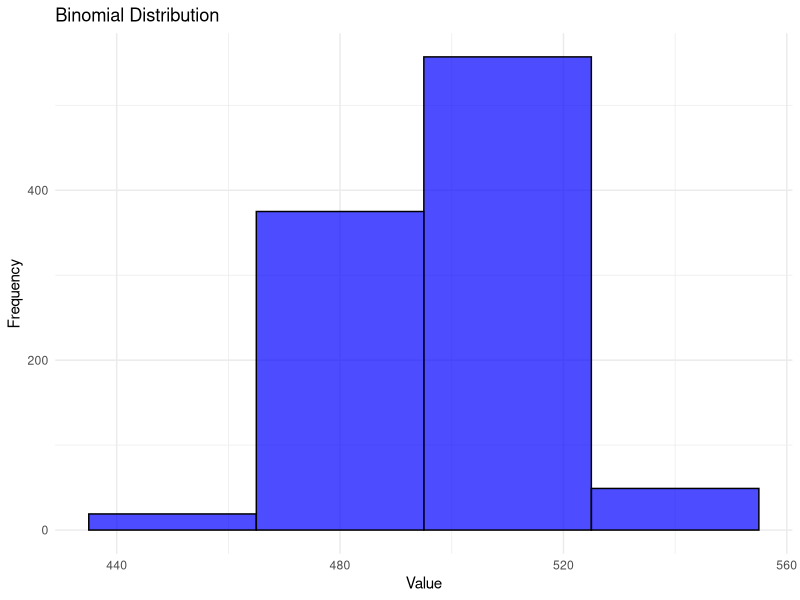
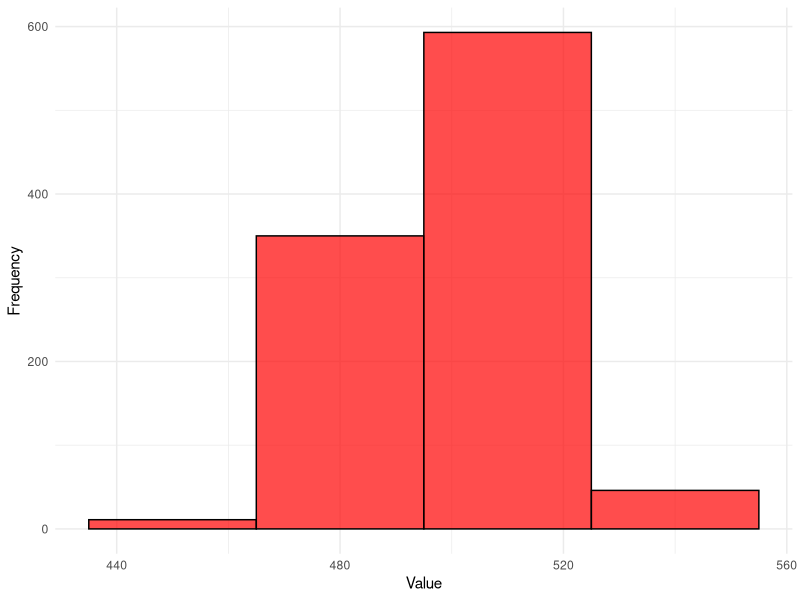
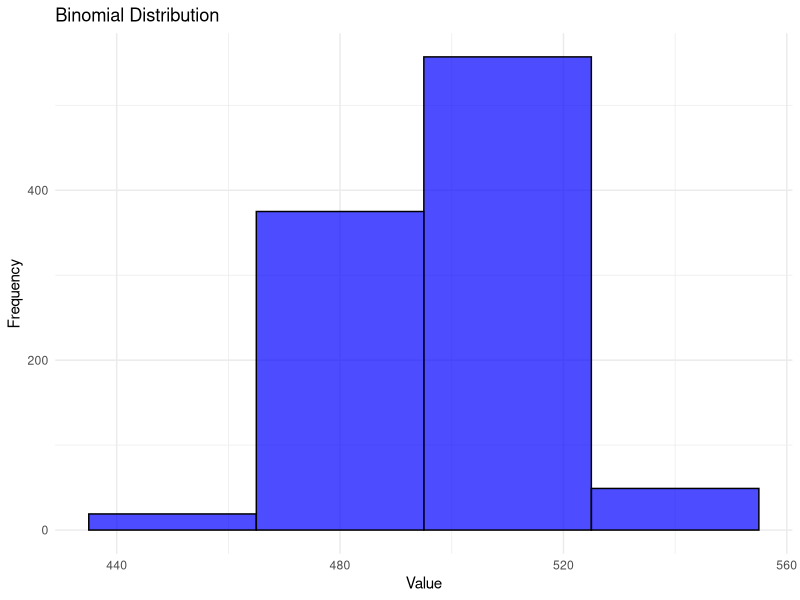
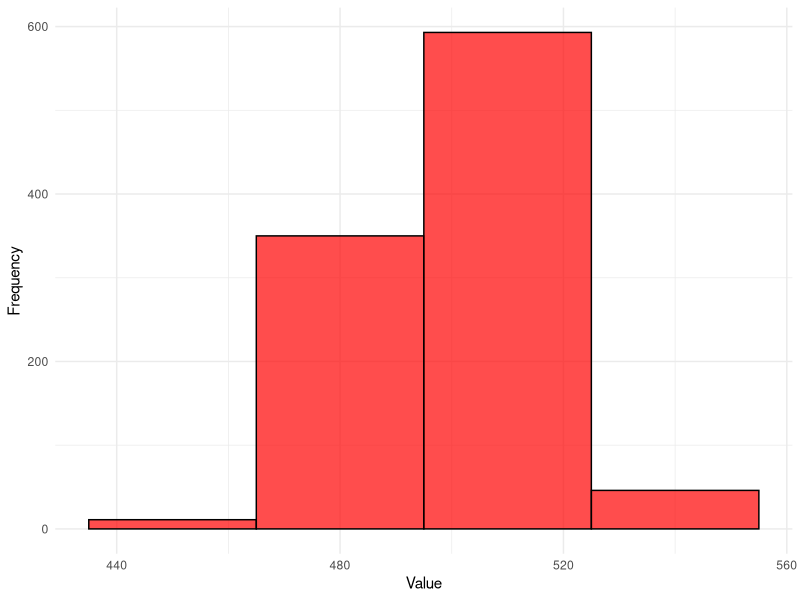

These charts were generated, in order, by the following R code:
## ---- chunk 1
knitr::opts_chunk$set(echo = TRUE)
## ---- chunk 2
library(tidyverse)
library(dplyr)
library(ggplot2)
## ---- chunk 3
set.seed(123)
## ---- chunk 4
n<- 1000
p<- 0.5
## ---- chunk 5
binom_dat<- rbinom(1000, size=n , prob = p)
binom_df<- data.frame(value=binom_dat)
## ---- chunk 6
mean<- n*p
sd<- sqrt(n*p*(1-p))
norm_dat <- rnorm(1000, mean=mean, sd=sd)
norm_df <- data.frame(value=norm_dat)

## ---- chunk 7
binom_plot<- ggplot(binom_df, aes(x=value))+geom_histogram(binwidth=30, fill="blue", color="black", alpha =0.7)+labs(title="Binomial Distribution", x="Value", y="Frequency")+theme_minimal()
## ---- chunk 8
norm_plot<- ggplot(norm_df, aes(x=value))+geom_histogram(binwidth = 30, fill="red", color="black", alpha=0.7) +labs("Normal Distribution", x="Value", y="Frequency")+theme_minimal()
## ---- chunk 9
ggsave("binom_plot.png", binom_plot)
ggsave("norm_plot.png", norm_plot)
plot(binom_plot)
plot(norm_plot)
